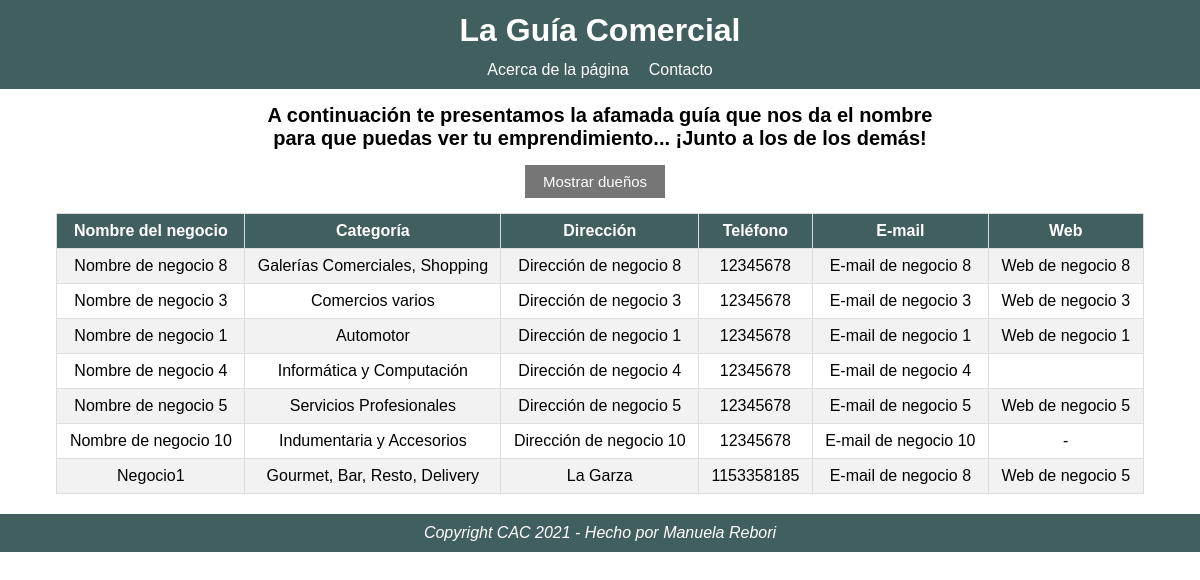
Screenshot of /guiacomercial.php with the database file from the repository.
### tables this page shows
CREATE TABLE `usuarios` (
  `id_usuario` int(11) NOT NULL,
  `nom_usuario` varchar(25) NOT NULL,
  `dni_usuario` int(11) NOT NULL,
  `mail_usuario` varchar(25) NOT NULL,
  `pass_usuario` varchar(25) NOT NULL,
  `id_negocio` int(11) NOT NULL
);

CREATE TABLE `negocios` (
  `negocio_id` int(11) NOT NULL,
  `nom_negocio` varchar(25) NOT NULL,
  `cat_negocio` varchar(40) NOT NULL,
  `direc_negocio` varchar(50) NOT NULL,
  `tel_negocio` int(15) NOT NULL,
  `mail_negocio` varchar(25) NOT NULL,
  `web_negocio` varchar(25) NOT NULL
);

### consultas/selectAll.php (called while the page is built)
<?php
    $selectGuia = "SELECT * FROM negocios JOIN usuarios WHERE negocio_id = id_negocio";
    $select = mysqli_query($conexion, $selectGuia);
?>

### guiacomercial.php (the view, shortened to what this page needs)
<?php
    require_once 'conexion.php';
    require_once 'html/head.php';
?>
    <main>
        <h2 id="tit-guiaCom">A continuación te presentamos la afamada guía que nos da el nombre<br>para que puedas ver tu emprendimiento... ¡Junto a los de los demás!</h2>
        <div class="flex">
            <button onclick=mostrarDueños(); id="mostrarDueños" value="false">Mostrar dueños</button>
        </div>
        <div class="guiaCom">
            <table id="tabla-guia">
                <tr>
                    <th>Nombre del negocio</th>
                    <th>Categoría</th>
                    <th>Dirección</th>
                    <th>Teléfono</th>
                    <th>E-mail</th>
                    <th>Web</th>
                </tr>
                <?php require_once 'consultas/selectAll.php';
                while($guiaComercial = mysqli_fetch_array($select)) { ?>
                    <tr>
                        <td> <?php echo $guiaComercial['nom_negocio']; ?> </td>
                        <td> <?php echo $guiaComercial['cat_negocio']; ?> </td>
                        <td> <?php echo $guiaComercial['direc_negocio']; ?> </td>
                        <td> <?php echo $guiaComercial['tel_negocio']; ?> </td>
                        <td> <?php echo $guiaComercial['mail_negocio']; ?> </td>
                        <td> <?php echo $guiaComercial['web_negocio']; ?> </td>
                    </tr>
                <?php } ?>
            </table>
        </div>
    </main>
    <?php
        require_once 'html/footer.php';
    ?>

### html/head.php (shortened to what this page needs)
<!DOCTYPE html>
<html lang="es">
<head>
    <link rel="stylesheet" href="css/style.css">
</head>
<body>
    <header>
        <h1 id="title-guiaCom"><a href="index.php">La Guía Comercial</a></h1>
        <nav>
            <ul>
                <div class="flex">
                    <li><a href="acercade.php">Acerca de la página</a></li>
                    <li><a href="contacto.php">Contacto</a></li>
                </div>
            </ul>
        </nav>
    </header>

### html/footer.php
<footer>
    <p>Copyright CAC 2021 - Hecho por Manuela Rebori</p>
</footer>
</body>
</html>

### css/style.css (style rules this page uses)
* { margin: 0; padding: 0; font-family: sans-serif; }
header { background-color: rgb(66, 95, 95); }
a { text-decoration: none; color: white; }
footer p { text-align: center; font-style: italic; background-color: rgb(66, 95, 95); color: white; padding: 10px 0; }
li { padding: 0 10px; margin-bottom: 10px; }
ul { list-style-type: none; }
.flex { display: flex; justify-content: center; }
.guiaCom { display: flex; justify-content: center; margin-bottom: 20px; }
#btnCargarDatos, #btnEliminar, #btnModificar, #delete, #mostrarDueños { display: inline-block; text-align: center; padding: 8px 18px; font-size: 15px; background-color: #555; color: white; border: none; opacity: 0.8; margin-right: 10px; margin-bottom: 15px; }
#tit-guiaCom { text-align: center; padding: 15px 0; font-size: 20px; }
#title-guiaCom { text-align: center; padding: 12px 0; }
#vistaPrevia, #tabla-guia { border-collapse: collapse; width: auto; }
#vistaPrevia td, #vistaPrevia th, #tabla-guia td, #tabla-guia th { border: 1px solid #ddd; padding: 8px; white-space: break-spaces; }
#vistaPrevia tr, #tabla-guia tr { text-align: center; }
#vistaPrevia tr:nth-child(even), #tabla-guia tr:nth-child(even) { background-color: #f2f2f2; }
#vistaPrevia th, #tabla-guia th { background-color: rgb(66, 95, 95); color: white; }

### rows the page displays
usuarios: id_negocio.nom_negocio "Nombre de negocio 8", id_negocio.cat_negocio "Galerías Comerciales, Shopping", id_negocio.direc_negocio "Dirección de negocio 8", id_negocio.tel_negocio "12345678", id_negocio.mail_negocio "E-mail de negocio 8", id_negocio.web_negocio "Web de negocio 8"
usuarios: id_negocio.nom_negocio "Nombre de negocio 3", id_negocio.cat_negocio "Comercios varios", id_negocio.direc_negocio "Dirección de negocio 3", id_negocio.tel_negocio "12345678", id_negocio.mail_negocio "E-mail de negocio 3", id_negocio.web_negocio "Web de negocio 3"
usuarios: id_negocio.nom_negocio "Nombre de negocio 1", id_negocio.cat_negocio "Automotor", id_negocio.direc_negocio "Dirección de negocio 1", id_negocio.tel_negocio "12345678", id_negocio.mail_negocio "E-mail de negocio 1", id_negocio.web_negocio "Web de negocio 1"
usuarios: id_negocio.nom_negocio "Nombre de negocio 4", id_negocio.cat_negocio "Informática y Computación", id_negocio.direc_negocio "Dirección de negocio 4", id_negocio.tel_negocio "12345678", id_negocio.mail_negocio "E-mail de negocio 4"
usuarios: id_negocio.nom_negocio "Nombre de negocio 5", id_negocio.cat_negocio "Servicios Profesionales", id_negocio.direc_negocio "Dirección de negocio 5", id_negocio.tel_negocio "12345678", id_negocio.mail_negocio "E-mail de negocio 5", id_negocio.web_negocio "Web de negocio 5"
usuarios: id_negocio.nom_negocio "Nombre de negocio 10", id_negocio.cat_negocio "Indumentaria y Accesorios", id_negocio.direc_negocio "Dirección de negocio 10", id_negocio.tel_negocio "12345678", id_negocio.mail_negocio "E-mail de negocio 10", id_negocio.web_negocio "-"
usuarios: id_negocio.nom_negocio "Negocio1", id_negocio.cat_negocio "Gourmet, Bar, Resto, Delivery", id_negocio.direc_negocio "La Garza", id_negocio.tel_negocio "1153358185", id_negocio.mail_negocio "E-mail de negocio 8", id_negocio.web_negocio "Web de negocio 5"
